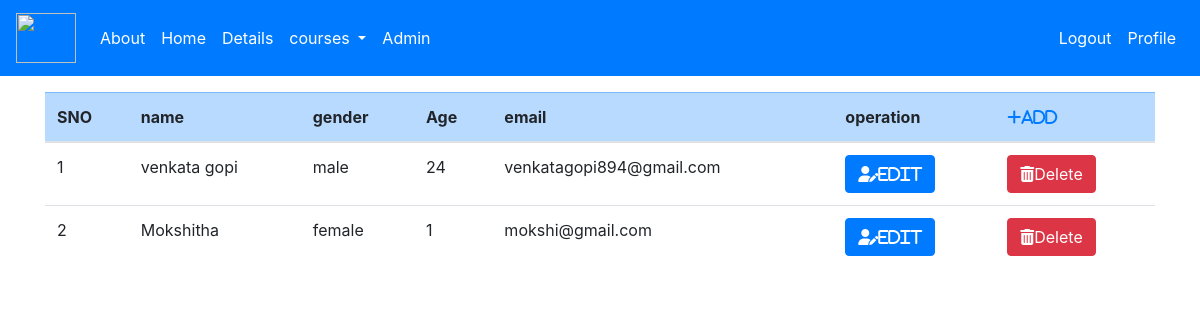
The app's page /udacity/dummy (signed in) with its own data.
### courses/models.py (models this page shows, shortened)
class Details(models.Model):
	Gender_choise=(('male','Male'),('female','Female'))
	name=models.CharField(max_length=200)
	age=models.IntegerField()
	email=models.EmailField(max_length=100)
	gender=models.CharField(max_length=50,choices=Gender_choise)

### courses/views.py (the view)
# urls.py: path('udacity/dummy',courses_view.dummydetails,name='dummydetails'),
def dummydetails(request):
	details=Details.objects.all()
	context={
	'details':details
	}
	return render(request,'courses/dummydetails.html',context)

### courses/templates/courses/dummydetails.html (shortened to what this page needs)
{% extends 'courses/base.html' %}
{% block content %}
	<div class="container">
		<table class="table table-hover">
			<thead>
		      <tr class="table-primary">
		      	<th>SNO</th>
		        <th>name</th>
		        <th>gender</th>
		        <th>Age</th>
		        <th>email</th>
		        {% if user.is_authenticated %}
		        <th colspan=1>operation</th>
		        <th><a href="{% url 'Adddummies' %}"><i class="fa fa-plus" aria-hidden="true">Add</i></a></th>
		        {% endif %}
		      </tr>
  			</thead>
		{% for i in details %}
			<tr>
				<div class="text-primary ">
					<td>{{ forloop.counter }}</td>
					<td>{{ i.name }}</td>
					<td>{{ i.gender }}</td>
					<td>{{ i.age }}</td>
					<td>{{i.email}}</td>
					{% if user.is_authenticated %}
					<td><a href="{% url 'editdetails' i.id %}" class="btn btn-primary" class="glyphicon glyphicon-pencil"><i class="fas fa-user-edit">Edit</i></a></td>
					<td><a href="{% url 'deletedetails' i.id %}" class="btn btn-danger confirm-delete"><i class="fas fa-trash-alt"></i>Delete</i></a></td>
					{% endif %}
				</div>
			</tr>
		{% endfor %}
		</table>
	</div>
{% endblock %}

### records on screen
Details: name "venkata gopi", gender "male", age "24", email "venkatagopi894@gmail.com"
Details: name "Mokshitha", gender "female", age "1", email "mokshi@gmail.com"
